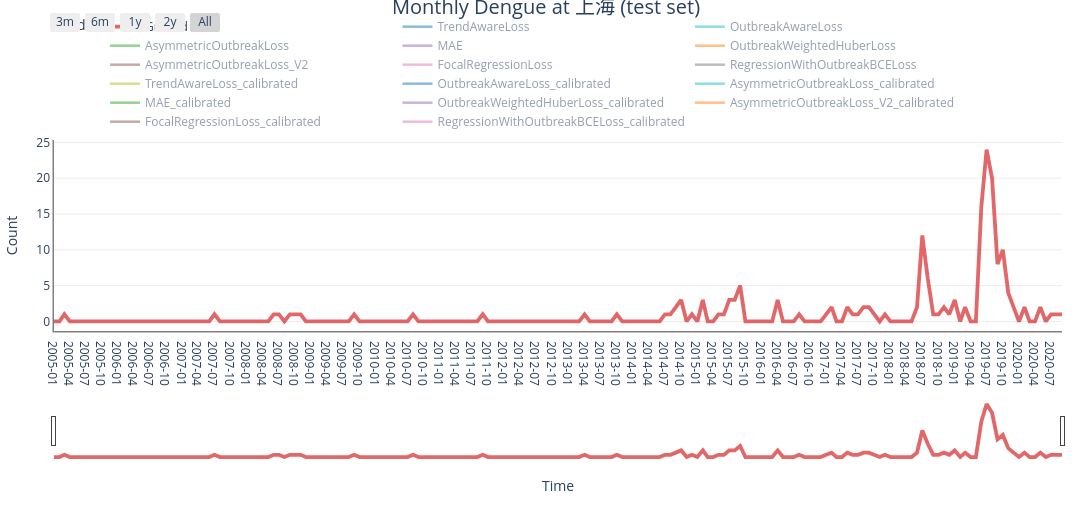

This figure's notebook cell:
### Code cell
import pandas as pd
import plotly.graph_objects as go

# 保证时间列是 datetime
CityName = '上海'
DiseaseName = 'Dengue'
plt_data = df_calibrated_view.query("City==@CityName")
DatasetName = plt_data['Dataset'].unique().tolist()[0]

plot_df = plt_data.rename(columns = {"Labels":"Ground truth"}).drop(columns = ['City', 'Dataset']).melt(
    id_vars=["Time"],
    value_name='Count',
    var_name='Model'
)
plot_df["Time"] = pd.to_datetime(plot_df["Time"])

# 你这些模型的推荐配色
from itertools import cycle
preset_colors = [
    "#1F77B4", "#17BECF", "#2CA02C", "#9467BD", "#FF7F0E", 
    "#8C564B", "#E377C2", "#7F7F7F", "#BCBD22"
]
preset_dashes = [
    "solid",
]

# 3. 初始化新字典，先放入固定的 Ground truth
color_map = {"Ground truth": "#D62728"}
dash_map = {"Ground truth": "solid"}
model_order = ["Ground truth"]

# 4. 自动分配样式
# 使用 cycle 防止 loss_fn 数量多于颜色数量
color_cycle = cycle(preset_colors)
dash_cycle = cycle(preset_dashes)

for loss_name in raw_cols + cal_cols:
    if loss_name == "Ground truth":
        continue
    
    color_map[loss_name] = next(color_cycle)
    dash_map[loss_name] = next(dash_cycle)
    model_order.append(loss_name)



fig = go.Figure()

for model in model_order:
    sub_df = plot_df[plot_df["Model"] == model].sort_values("Time")
    if sub_df.empty:
        continue

    is_gt = model == "Ground truth"

    fig.add_trace(
        go.Scatter(
            x=sub_df["Time"],
            y=sub_df["Count"],
            mode="lines",
            name=model,
            visible=True if model in ["Ground truth", "TransformerForecaster", "XGBSingleForecaster"] else "legendonly",
            line=dict(
                color=color_map.get(model, "#444444"),
                width=3.8 if is_gt else 2.5,
                dash=dash_map.get(model, "solid"),
            ),
            opacity=.7 if is_gt else 1,
            hovertemplate=(
                f"<b>{model}</b><br>"
                "Time: %{x|%Y-%m}<br>"
                "Count: %{y:.3f}<extra></extra>"
            ),
        )
    )

fig.update_layout(
    template="plotly_white",
    width=1400,
    height=520,
    hovermode="x unified",
    legend=dict(
        title="Model",
        orientation="h",
        yanchor="bottom",
        y=1.02,
        xanchor="left",
        x=0,
        bgcolor="rgba(255,255,255,0.85)",
    ),
    margin=dict(l=50, r=30, t=70, b=60),
)

fig.update_xaxes(
    title_text="Time",
    showgrid=False,
    gridcolor="rgba(0,0,0,0.08)",
    showline=True,
    linecolor = 'grey',
    linewidth = 1.5,
    tickformat="%Y-%m",
    dtick="M3",  # 每3个月一个刻度，月度数据更清晰
    rangeslider=dict(visible=True),
    rangeselector=dict(
        x=0,
        xanchor="left",
        y=1.4,
        buttons=[
            dict(count=3, label="3m", step="month", stepmode="backward"),
            dict(count=6, label="6m", step="month", stepmode="backward"),
            dict(count=12, label="1y", step="month", stepmode="backward"),
            dict(count=24, label="2y", step="month", stepmode="backward"),
            dict(step="all", label="All"),
        ]
    ),
)

fig.update_yaxes(
    title_text="Count",
    showgrid=True,
    showline=True,
    linecolor = 'grey',
    linewidth = 1.5,

    gridcolor="rgba(0,0,0,0.08)",
    zeroline=False,
)
fig.update_layout(
    title=dict(
        text=f"Monthly {DiseaseName} at {CityName} ({DatasetName} set)",
        x=0.5,
        y = 1,
        xanchor="center",
        font=dict(size=20)
    )
)


fig.show(config={
    "scrollZoom": True,
    "displaylogo": False,
    "doubleClick": "reset",
    "responsive": True,
})

### Figure 1 — Plotly figure (JSON) as saved in the notebook; plotly's stock layout.template omitted (floating-point values rounded to 4 significant figures; data arrays with more than 128 entries replaced by an {"elided": "..."} marker saying what was removed)
{"data": [{"hovertemplate": "<b>Ground truth</b><br>Time: %{x|%Y-%m}<br>Count: %{y:.3f}<extra></extra>", "line": {"color": "#D62728", "dash": "solid", "width": 3.8}, "mode": "lines", "name": "Ground truth", "opacity": 0.7, "type": "scatter", "visible": true, "x": {"elided": "189 str values"}, "y": {"elided": "189 int values"}}, {"hovertemplate": "<b>TrendAwareLoss</b><br>Time: %{x|%Y-%m}<br>Count: %{y:.3f}<extra></extra>", "line": {"color": "#1F77B4", "dash": "solid", "width": 2.5}, "mode": "lines", "name": "TrendAwareLoss", "opacity": 1, "type": "scatter", "visible": "legendonly", "x": {"elided": "189 str values"}, "y": {"elided": "189 float values"}}, {"hovertemplate": "<b>OutbreakAwareLoss</b><br>Time: %{x|%Y-%m}<br>Count: %{y:.3f}<extra></extra>", "line": {"color": "#17BECF", "dash": "solid", "width": 2.5}, "mode": "lines", "name": "OutbreakAwareLoss", "opacity": 1, "type": "scatter", "visible": "legendonly", "x": {"elided": "189 str values"}, "y": {"elided": "189 float values"}}, {"hovertemplate": "<b>AsymmetricOutbreakLoss</b><br>Time: %{x|%Y-%m}<br>Count: %{y:.3f}<extra></extra>", "line": {"color": "#2CA02C", "dash": "solid", "width": 2.5}, "mode": "lines", "name": "AsymmetricOutbreakLoss", "opacity": 1, "type": "scatter", "visible": "legendonly", "x": {"elided": "189 str values"}, "y": {"elided": "189 float values"}}, {"hovertemplate": "<b>MAE</b><br>Time: %{x|%Y-%m}<br>Count: %{y:.3f}<extra></extra>", "line": {"color": "#9467BD", "dash": "solid", "width": 2.5}, "mode": "lines", "name": "MAE", "opacity": 1, "type": "scatter", "visible": "legendonly", "x": {"elided": "189 str values"}, "y": {"elided": "189 float values"}}, {"hovertemplate": "<b>OutbreakWeightedHuberLoss</b><br>Time: %{x|%Y-%m}<br>Count: %{y:.3f}<extra></extra>", "line": {"color": "#FF7F0E", "dash": "solid", "width": 2.5}, "mode": "lines", "name": "OutbreakWeightedHuberLoss", "opacity": 1, "type": "scatter", "visible": "legendonly", "x": {"elided": "189 str values"}, "y": {"elided": "189 float values"}}, {"hovertemplate": "<b>AsymmetricOutbreakLoss_V2</b><br>Time: %{x|%Y-%m}<br>Count: %{y:.3f}<extra></extra>", "line": {"color": "#8C564B", "dash": "solid", "width": 2.5}, "mode": "lines", "name": "AsymmetricOutbreakLoss_V2", "opacity": 1, "type": "scatter", "visible": "legendonly", "x": {"elided": "189 str values"}, "y": {"elided": "189 float values"}}, {"hovertemplate": "<b>FocalRegressionLoss</b><br>Time: %{x|%Y-%m}<br>Count: %{y:.3f}<extra></extra>", "line": {"color": "#E377C2", "dash": "solid", "width": 2.5}, "mode": "lines", "name": "FocalRegressionLoss", "opacity": 1, "type": "scatter", "visible": "legendonly", "x": {"elided": "189 str values"}, "y": {"elided": "189 float values"}}, {"hovertemplate": "<b>RegressionWithOutbreakBCELoss</b><br>Time: %{x|%Y-%m}<br>Count: %{y:.3f}<extra></extra>", "line": {"color": "#7F7F7F", "dash": "solid", "width": 2.5}, "mode": "lines", "name": "RegressionWithOutbreakBCELoss", "opacity": 1, "type": "scatter", "visible": "legendonly", "x": {"elided": "189 str values"}, "y": {"elided": "189 float values"}}, {"hovertemplate": "<b>TrendAwareLoss_calibrated</b><br>Time: %{x|%Y-%m}<br>Count: %{y:.3f}<extra></extra>", "line": {"color": "#BCBD22", "dash": "solid", "width": 2.5}, "mode": "lines", "name": "TrendAwareLoss_calibrated", "opacity": 1, "type": "scatter", "visible": "legendonly", "x": {"elided": "189 str values"}, "y": {"elided": "189 float values"}}, {"hovertemplate": "<b>OutbreakAwareLoss_calibrated</b><br>Time: %{x|%Y-%m}<br>Count: %{y:.3f}<extra></extra>", "line": {"color": "#1F77B4", "dash": "solid", "width": 2.5}, "mode": "lines", "name": "OutbreakAwareLoss_calibrated", "opacity": 1, "type": "scatter", "visible": "legendonly", "x": {"elided": "189 str values"}, "y": {"elided": "189 float values"}}, {"hovertemplate": "<b>AsymmetricOutbreakLoss_calibrated</b><br>Time: %{x|%Y-%m}<br>Count: %{y:.3f}<extra></extra>", "line": {"color": "#17BECF", "dash": "solid", "width": 2.5}, "mode": "lines", "name": "AsymmetricOutbreakLoss_calibrated", "opacity": 1, "type": "scatter", "visible": "legendonly", "x": {"elided": "189 str values"}, "y": {"elided": "189 float values"}}, {"hovertemplate": "<b>MAE_calibrated</b><br>Time: %{x|%Y-%m}<br>Count: %{y:.3f}<extra></extra>", "line": {"color": "#2CA02C", "dash": "solid", "width": 2.5}, "mode": "lines", "name": "MAE_calibrated", "opacity": 1, "type": "scatter", "visible": "legendonly", "x": {"elided": "189 str values"}, "y": {"elided": "189 float values"}}, {"hovertemplate": "<b>OutbreakWeightedHuberLoss_calibrated</b><br>Time: %{x|%Y-%m}<br>Count: %{y:.3f}<extra></extra>", "line": {"color": "#9467BD", "dash": "solid", "width": 2.5}, "mode": "lines", "name": "OutbreakWeightedHuberLoss_calibrated", "opacity": 1, "type": "scatter", "visible": "legendonly", "x": {"elided": "189 str values"}, "y": {"elided": "189 float values"}}, {"hovertemplate": "<b>AsymmetricOutbreakLoss_V2_calibrated</b><br>Time: %{x|%Y-%m}<br>Count: %{y:.3f}<extra></extra>", "line": {"color": "#FF7F0E", "dash": "solid", "width": 2.5}, "mode": "lines", "name": "AsymmetricOutbreakLoss_V2_calibrated", "opacity": 1, "type": "scatter", "visible": "legendonly", "x": {"elided": "189 str values"}, "y": {"elided": "189 float values"}}, {"hovertemplate": "<b>FocalRegressionLoss_calibrated</b><br>Time: %{x|%Y-%m}<br>Count: %{y:.3f}<extra></extra>", "line": {"color": "#8C564B", "dash": "solid", "width": 2.5}, "mode": "lines", "name": "FocalRegressionLoss_calibrated", "opacity": 1, "type": "scatter", "visible": "legendonly", "x": {"elided": "189 str values"}, "y": {"elided": "189 float values"}}, {"hovertemplate": "<b>RegressionWithOutbreakBCELoss_calibrated</b><br>Time: %{x|%Y-%m}<br>Count: %{y:.3f}<extra></extra>", "line": {"color": "#E377C2", "dash": "solid", "width": 2.5}, "mode": "lines", "name": "RegressionWithOutbreakBCELoss_calibrated", "opacity": 1, "type": "scatter", "visible": "legendonly", "x": {"elided": "189 str values"}, "y": {"elided": "189 float values"}}], "layout": {"height": 520, "hovermode": "x unified", "legend": {"bgcolor": "rgba(255,255,255,0.85)", "orientation": "h", "title": {"text": "Model"}, "x": 0, "xanchor": "left", "y": 1.02, "yanchor": "bottom"}, "margin": {"b": 60, "l": 50, "r": 30, "t": 70}, "title": {"font": {"size": 20}, "text": "Monthly Dengue at 上海 (test set)", "x": 0.5, "xanchor": "center", "y": 1}, "width": 1400, "xaxis": {"dtick": "M3", "gridcolor": "rgba(0,0,0,0.08)", "linecolor": "grey", "linewidth": 1.5, "rangeselector": {"buttons": [{"count": 3, "label": "3m", "step": "month", "stepmode": "backward"}, {"count": 6, "label": "6m", "step": "month", "stepmode": "backward"}, {"count": 12, "label": "1y", "step": "month", "stepmode": "backward"}, {"count": 24, "label": "2y", "step": "month", "stepmode": "backward"}, {"label": "All", "step": "all"}], "x": 0, "xanchor": "left", "y": 1.4}, "rangeslider": {"visible": true}, "showgrid": false, "showline": true, "tickformat": "%Y-%m", "title": {"text": "Time"}}, "yaxis": {"gridcolor": "rgba(0,0,0,0.08)", "linecolor": "grey", "linewidth": 1.5, "showgrid": true, "showline": true, "title": {"text": "Count"}, "zeroline": false}}}
